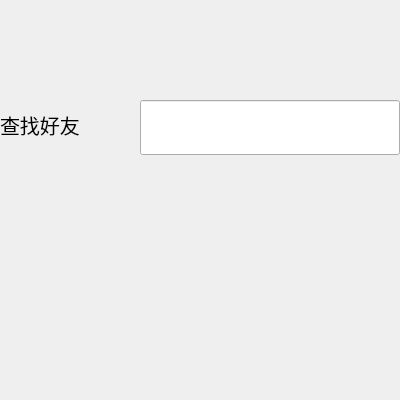
<?xml version="1.0" encoding="UTF-8"?>
<ui version="4.0">
 <class>AddFriendDialog</class>
 <widget class="QDialog" name="AddFriendDialog">
  <property name="geometry">
   <rect>
    <x>0</x>
    <y>0</y>
    <width>400</width>
    <height>400</height>
   </rect>
  </property>
  <property name="minimumSize">
   <size>
    <width>400</width>
    <height>400</height>
   </size>
  </property>
  <property name="maximumSize">
   <size>
    <width>400</width>
    <height>400</height>
   </size>
  </property>
  <property name="windowTitle">
   <string>Dialog</string>
  </property>
  <widget class="QWidget" name="widget" native="true">
   <property name="geometry">
    <rect>
     <x>0</x>
     <y>50</y>
     <width>400</width>
     <height>150</height>
    </rect>
   </property>
   <property name="minimumSize">
    <size>
     <width>400</width>
     <height>150</height>
    </size>
   </property>
   <property name="maximumSize">
    <size>
     <width>400</width>
     <height>150</height>
    </size>
   </property>
   <layout class="QHBoxLayout" name="horizontalLayout">
    <item>
     <widget class="QLabel" name="label">
      <property name="font">
       <font>
        <family>华文行楷</family>
        <pointsize>15</pointsize>
       </font>
      </property>
      <property name="text">
       <string>查找好友</string>
      </property>
     </widget>
    </item>
    <item>
     <widget class="QLineEdit" name="le_info">
      <property name="minimumSize">
       <size>
        <width>260</width>
        <height>55</height>
       </size>
      </property>
      <property name="maximumSize">
       <size>
        <width>260</width>
        <height>50</height>
       </size>
      </property>
      <property name="toolTip">
       <string>请输入好友昵称</string>
      </property>
     </widget>
    </item>
   </layout>
  </widget>
 </widget>
 <resources/>
 <connections/>
</ui>
